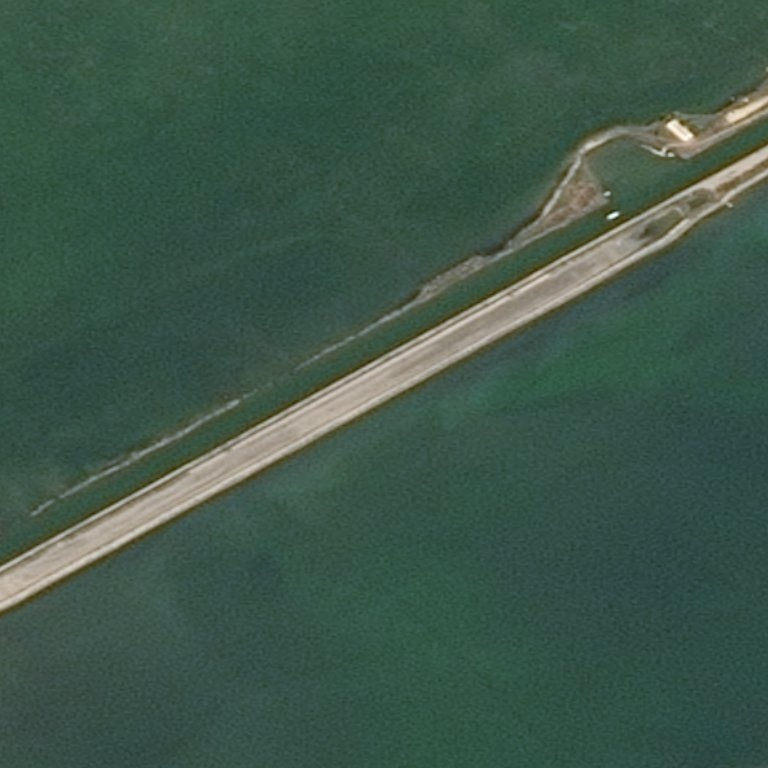
#> input picture Computer_Vision/Homework_CV/homework_6/homework/ships/img/0d5b831d8.jpg, 768 x 768 px; its folder holds only this picture in this run
$ jupyter execute --allow-errors homework_07.ipynb
#> lines starting #> are read from the running program, lines starting #| are printed output that depends on the picture; after the words box and inside, x2 and y2 are one past the last pixel; in counts of white or black regions, pixels touching at a corner belong together
# Задача №1 - Выделить береговую линию

Теперь приступим к задаче сегментации на картинках. Реализуйте программу, которая определить береговую линию, то есть разделит изображение на 2 класса: берег и вода. Разметка лежит в папке ships/ground_truth

Примеры изображений:
<table><tr>
    <td>  </td>
    <td>  </td>
</tr></table>

[cell 1]
import numpy as np
import cv2
import matplotlib.pyplot as plt
import glob

def load_images_and_masks(img_folder, mask_folder):
    """Загружаем изображения и соответствующие маски"""
#> in display_results, original is the input picture: shape (768, 768, 3); mean B, G, R 73.9, 87.5, 61.4
    img_paths = sorted(glob.glob(f'{img_folder}/*.jpg'))
    mask_paths = sorted(glob.glob(f'{mask_folder}/*.png'))
    return img_paths, mask_paths

def enhance_contrast(image):
    """Улучшаем контраст изображения"""
    hsv = cv2.cvtColor(image, cv2.COLOR_RGB2HSV)
#> hsv: shape (768, 768, 3); mean H, S, V 71.4, 87.9, 88
    saturation = hsv[:, :, 1]
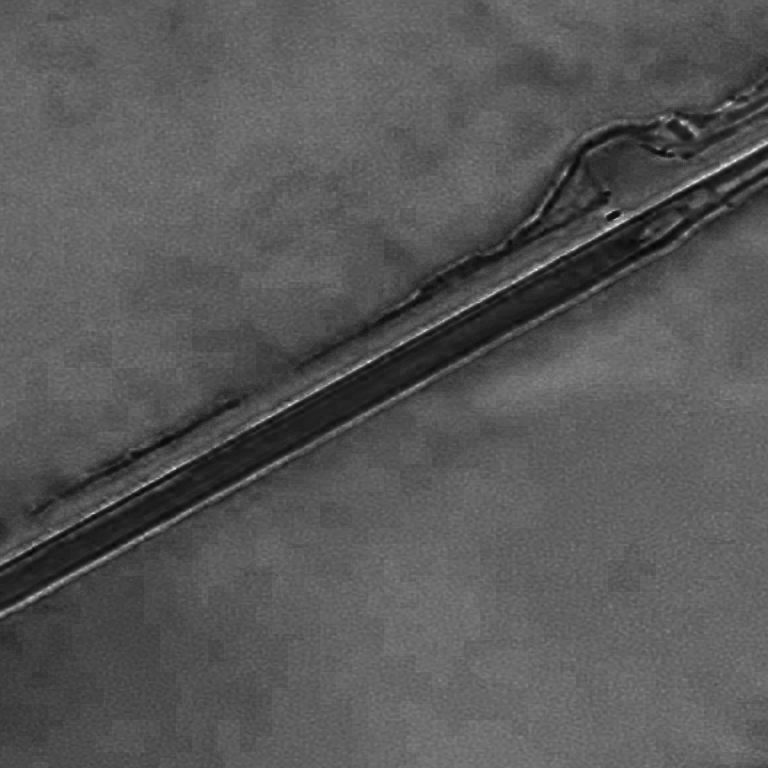
#> saturation: shape (768, 768); min 3, max 250, mean 87.9

    clahe = cv2.createCLAHE(clipLimit=2.0, tileGridSize=(8, 8))
    enhanced = clahe.apply(saturation)
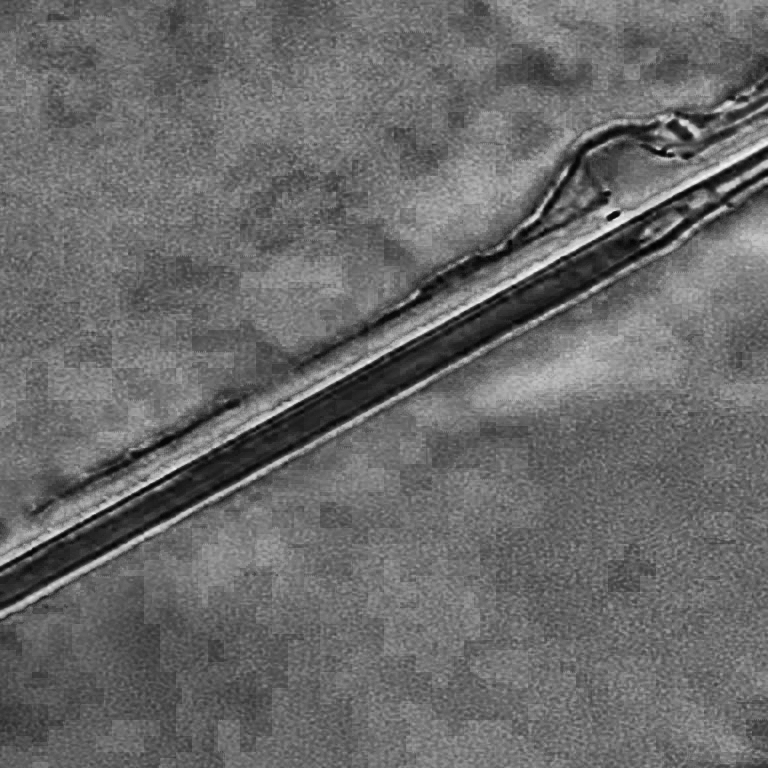
#> enhanced: shape (768, 768); min 1, max 254, mean 105.9
    blurred = cv2.GaussianBlur(enhanced, (7, 7), 0)

    return blurred

def create_mask(processed_image):
    """Создаем бинарную маску"""
    _, thresh = cv2.threshold(processed_image, 0, 255,
                             cv2.THRESH_BINARY + cv2.THRESH_OTSU)
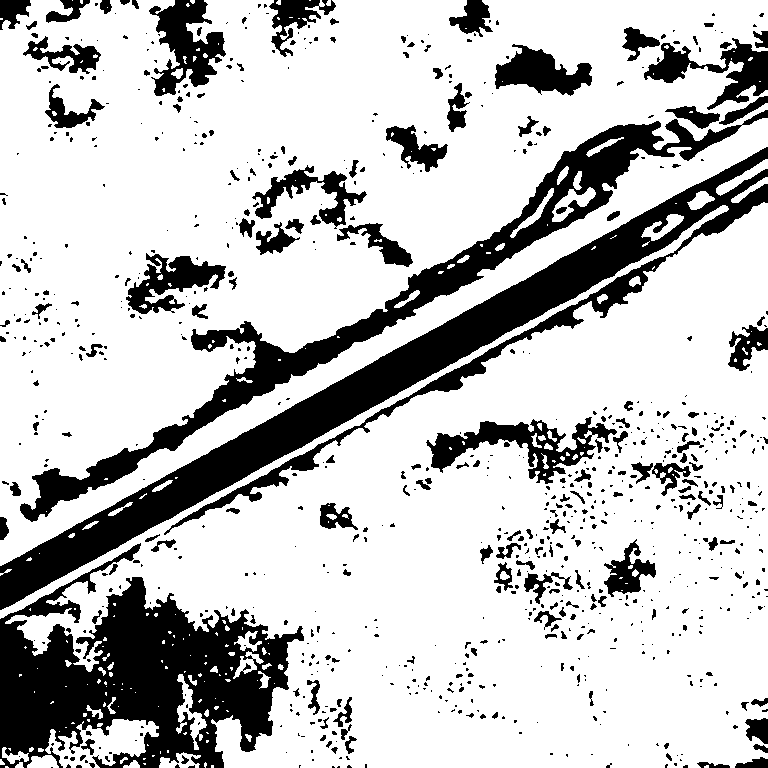
#> thresh: shape (768, 768); 76% white; 852 black regions (638 under 20 px), largest, box (x1, y1, x2, y2) and area: (0, 147, 768, 610) 38654, (0, 543, 304, 768) 33636, (20, 110, 768, 522) 22231
    mask = (thresh == 0).astype(np.uint8)

    # Улучшаем маску морфологическими операциями
    kernel = cv2.getStructuringElement(cv2.MORPH_ELLIPSE, (7, 7))
    mask = cv2.morphologyEx(mask, cv2.MORPH_OPEN, kernel, iterations=2)
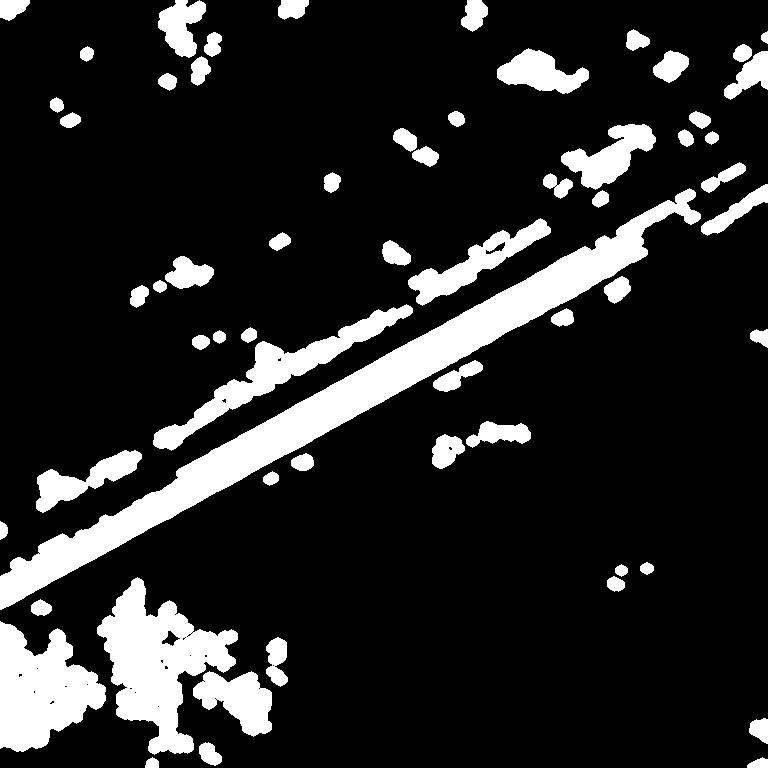
#> mask: shape (768, 768); values 0 (black) and 1 (white), 15.2% white; 61 white regions, largest, box (x1, y1, x2, y2) and area: (0, 188, 701, 610) 28444, (97, 577, 238, 755) 11530, (0, 621, 106, 752) 8836
    mask = cv2.morphologyEx(mask, cv2.MORPH_CLOSE, kernel, iterations=2)
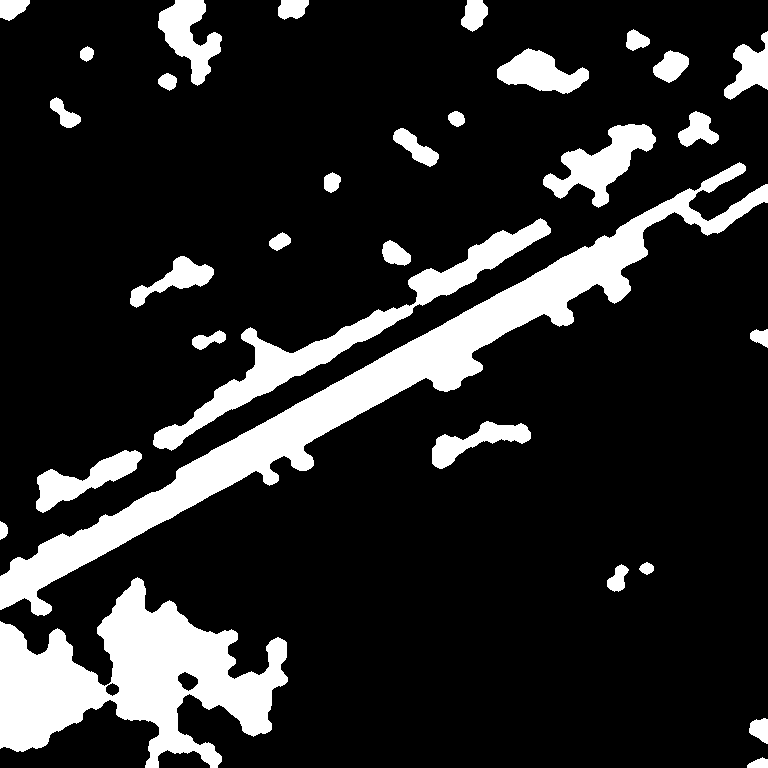
#> mask: shape (768, 768); values 0 (black) and 1 (white), 16% white; 31 white regions, largest, box (x1, y1, x2, y2) and area: (0, 162, 768, 616) 33455, (0, 577, 288, 768) 25981, (153, 218, 551, 451) 10384
    mask = cv2.dilate(mask, kernel, iterations=1)
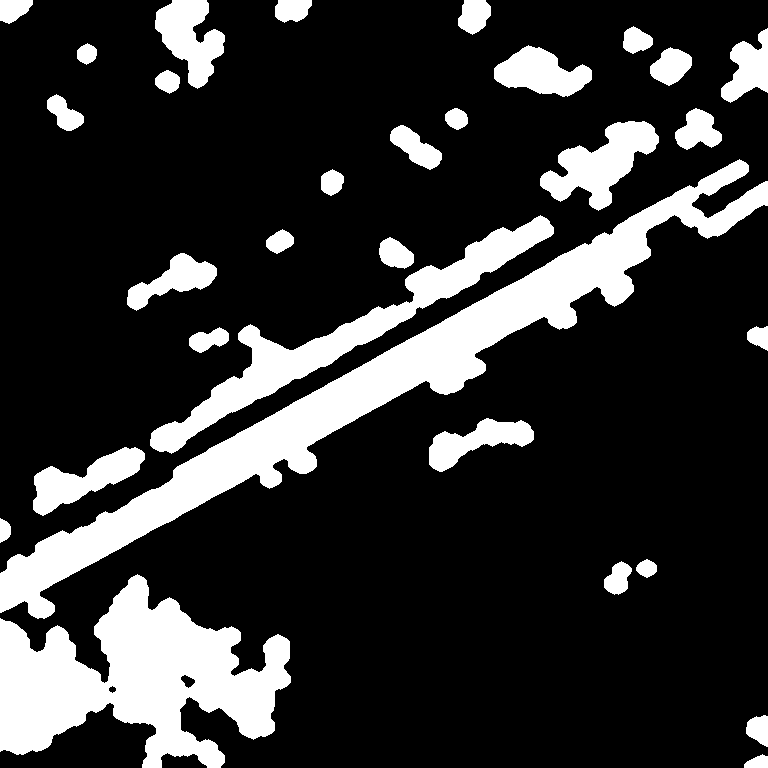
#> mask: shape (768, 768); values 0 (black) and 1 (white), 19.9% white; 31 white regions, largest, box (x1, y1, x2, y2) and area: (0, 159, 768, 619) 39642, (0, 574, 291, 768) 29825, (150, 215, 554, 454) 13380

    return mask

# [5 lines left out: function calculate_iou, not called in this run]

def display_results(images, masks):
    """Отображаем результаты сравнения"""
    num_images = len(images)
    plt.figure(figsize=(10, 5 * num_images), constrained_layout=True)

    for idx in range(num_images):
        original = cv2.imread(images[idx])
        original = cv2.cvtColor(original, cv2.COLOR_BGR2RGB)
        processed = enhance_contrast(original)
        pred_mask = create_mask(processed)

        # Истинная маска
        true_mask = cv2.imread(masks[idx], cv2.IMREAD_GRAYSCALE)
        true_mask = (true_mask > 0).astype(np.uint8)

        # Точность
        iou_score = calculate_iou(pred_mask, true_mask)

        plt.subplot(num_images, 2, 2*idx + 1)
        plt.imshow(pred_mask, cmap='gray')
        plt.title(f'Моя маска (IoU: {iou_score:.2f})')
        plt.axis('off')

        plt.subplot(num_images, 2, 2*idx + 2)
        plt.imshow(true_mask, cmap='gray')
        plt.title('Эталонная маска')
        plt.axis('off')

    plt.show()


img_folder = 'ships/img'
mask_folder = 'ships/ground_truth'

image_paths, mask_paths = load_images_and_masks(img_folder, mask_folder)

#> (the rest of this cell did not finish here and is left out)

$ run again, on Computer_Vision/Homework_CV/homework_6/homework/ships/img/170a39c2c.jpg
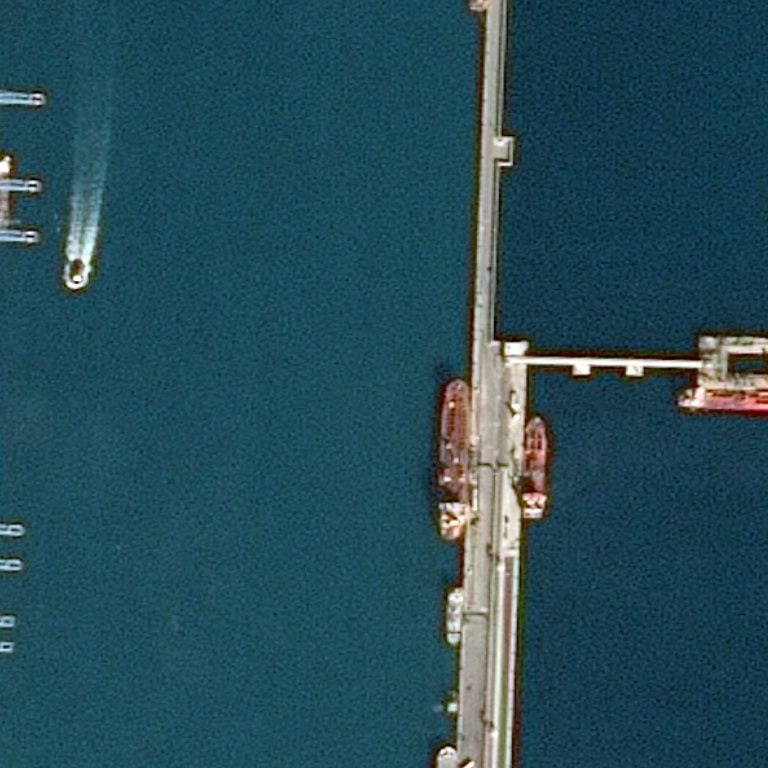
#> input picture Computer_Vision/Homework_CV/homework_6/homework/ships/img/170a39c2c.jpg, 768 x 768 px
#> in display_results, original is the input picture: shape (768, 768, 3); mean B, G, R 88.6, 76.6, 38.4
#> hsv: shape (768, 768, 3); mean H, S, V 90.6, 166.1, 91.5
#> in create_mask, `_, thresh = cv2.threshold(processed_image, 0, 255, cv2.THRESH_BINARY +..`:
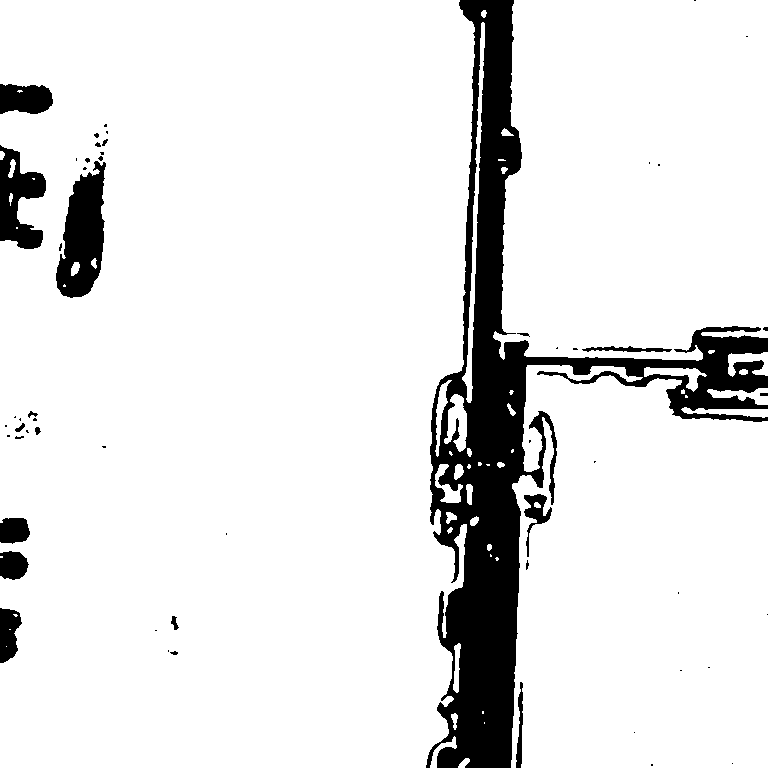
#> thresh: shape (768, 768); 89.4% white; 56 black regions (37 under 20 px), largest, box (x1, y1, x2, y2) and area: (426, 0, 768, 768) 49951, (56, 161, 106, 298) 4326, (0, 145, 46, 249) 2730
#> in create_mask, `mask = cv2.dilate(mask, kernel, iterations=1)`:
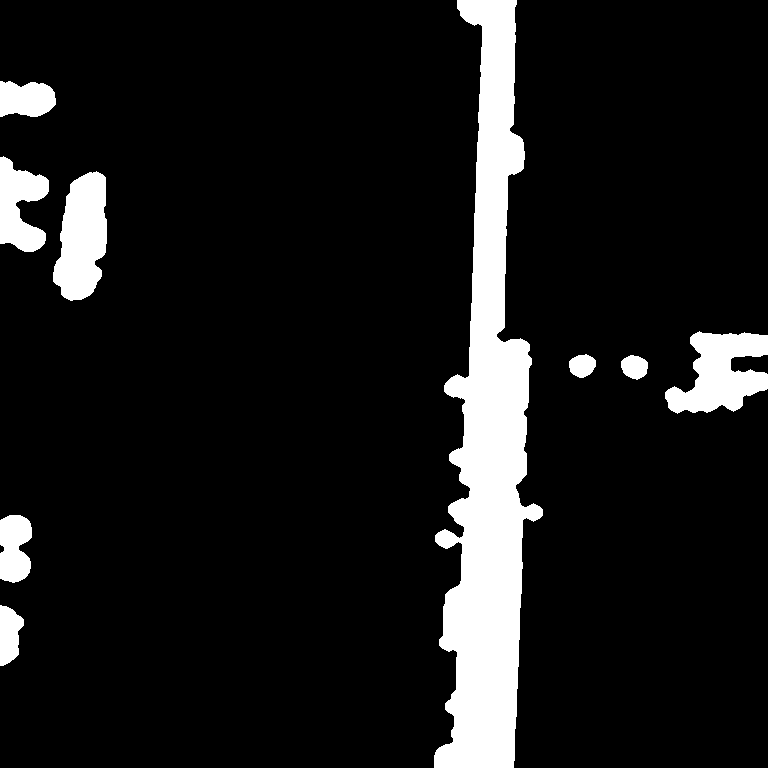
#> mask: shape (768, 768); values 0 (black) and 1 (white), 10.3% white; 9 white regions, largest, box (x1, y1, x2, y2) and area: (434, 0, 543, 768) 41784, (665, 331, 768, 414) 5226, (53, 171, 107, 301) 5072
